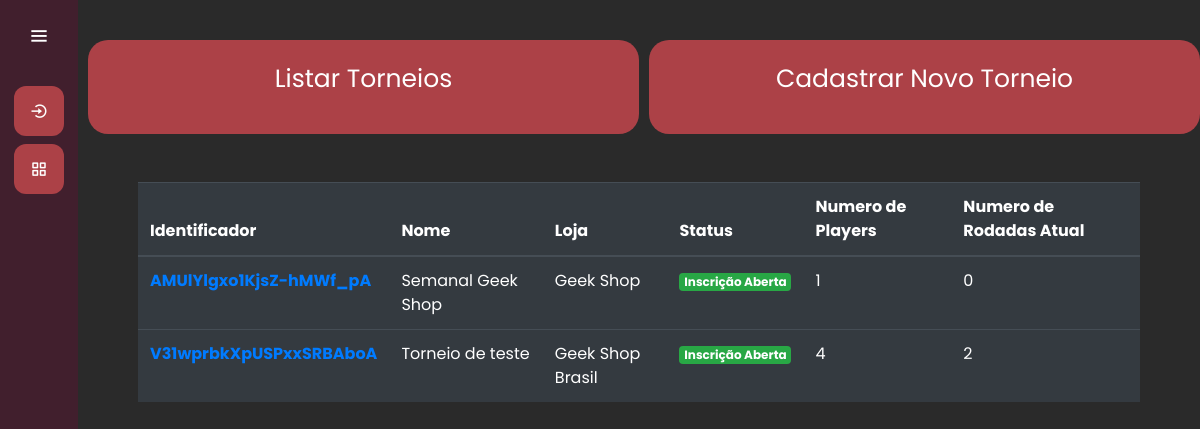
The app's page /torneio/listar_torneio/ with its own data.
### torneio/models.py (models this page shows, shortened)
class Torneio(models.Model):
    name = models.CharField(max_length=100)
    loja = models.CharField(max_length=100)
    categoria = models.ForeignKey(CategoriaTorneio, on_delete=models.CASCADE)
    duelists = models.ManyToManyField(Duelist, null=True, blank=True)
    data_inicio = models.DateField(null=True)
    data_fim = models.DateField(null=True)
    finalizado = models.BooleanField(default=False)
    protocolo = models.CharField(max_length=44, null=True, blank=True)
    identificador = models.CharField(max_length=24, null=True, blank=True)
    num_rodadas = models.IntegerField(default=1)
    winner = models.ForeignKey(Duelist, on_delete=models.CASCADE, related_name='torneios_ganhos', null=True, blank=True)
    def save(self, *args, **kwargs):
        if not self.protocolo:
            self.protocolo = datetime.now().strftime("%d/%m/%Y-%H:%M:%-S-") + token_hex(12)
        if not self.identificador:
            self.identificador = token_urlsafe(16)
        super().save(*args, **kwargs)
    def definir_num_rodadas(self):
        duelists = self.duelists.all()
        num_duelists = duelists.count()
        if num_duelists < 2:
            return 0
        num_rodadas = math.ceil(math.log2(num_duelists))
        self.num_rodadas = num_rodadas
        self.save()
        return num_rodadas

### torneio/views.py (the view)
# urls.py: path('listar_torneio/' , views.listar_torneio, name = 'listar_torneio'),
def listar_torneio(request):
    if request.method == "GET":
        torneios = Torneio.objects.all()
        return render(request, 'listar_torneio.html', {"torneios" : torneios})

### torneio/templates/listar_torneio.html
{% extends 'base.html' %}
{% load static %}
{% block 'head' %}
    <link rel="stylesheet" href="{% static 'duelists/css/duelists.css' %}">
    <link rel="stylesheet" href="{% static 'torneio/css/listar_torneio.css' %}">
{% endblock %}
{% block 'dashboard' %}
<div class=container>
  <div class="row">
    <a href="{% url 'listar_torneio' %}" style="text-decoration: none; color: inherit;" class="col-md card-dashboard">
        <p class="text-card">Listar Torneios</p>
    </a>
    <a href="{% url 'novo_torneio' %}" style="text-decoration: none; color: inherit;" class="col-md card-dashboard">
        <p class="text-card">Cadastrar Novo Torneio</p>
    </a>
</div>
</div>
<br>
<br>
<div class="container-fluid distanciamento">
    <div>
        <table class="table table-dark">
            <thead>
              <tr>
                <th scope="col">Identificador</th>
                <th scope="col">Nome</th>
                <th scope="col">Loja</th>
                <th scope="col">Status</th>
                <th scope="col">Numero de Players</th>
                <th scope="col">Numero de Rodadas Atual</th>
              </tr>
            </thead>
            <tbody>
                {% for torneio in torneios %}
                <tr>
                    <th><a href="{% url 'acessar_torneio' torneio.identificador%}">{{torneio.identificador}}</a></th>
                    <td>{{torneio.name}}</td>
                    <td>{{torneio.loja}}</td>
                    <td>
                        {% if torneio.finalizado %}
                        <span class="badge badge-danger">Danger</span>
                        {%else%}
                        <span class="badge badge-success">Inscrição Aberta</span>
                        {%endif%}                        </td>
                        <td> {{torneio.duelists.all.count}}</td>
                        <td> {{torneio.definir_num_rodadas}}</td>
                  </tr>
                {% endfor %}
            </tbody>
          </table>
    </div>
</div>
{% endblock %}

### templates/static/general/css/base.css (style rules this page uses)
* { margin: 0; padding: 0; box-sizing: border-box; font-family: "Poppins" , sans-serif; }

### templates/static/general/css/general.css (style rules this page uses)
:root { --main-color: #ac4147; --dark-color: #411f2d; --light-color: #ffc27f; --contrast-color: #f88863; --differential-color: #ffe29a; }

### templates/static/duelists/css/duelists.css (style rules this page uses)
.card-dashboard { background-color: var(--main-color); width: 50%; margin-left: 10px; margin-top: 40px; text-align: center; padding: 20px; cursor: pointer; border-radius: 20px; }
.text-card { font-size: 25px; }

### templates/static/torneio/css/listar_torneio.css (style rules this page uses)
.distanciamento { padding-left: 60px; padding-right: 60px; }

### records on screen
Torneio: identificador "AMUlYlgxo1KjsZ-hMWf_pA", name "Semanal Geek Shop", loja "Geek Shop", finalizado "Inscrição Aberta", duelists.all.count "1", definir_num_rodadas "0"
Torneio: identificador "V31wprbkXpUSPxxSRBAboA", name "Torneio de teste", loja "Geek Shop Brasil", shows "Inscrição Aberta", duelists.all.count "4", definir_num_rodadas "2"
